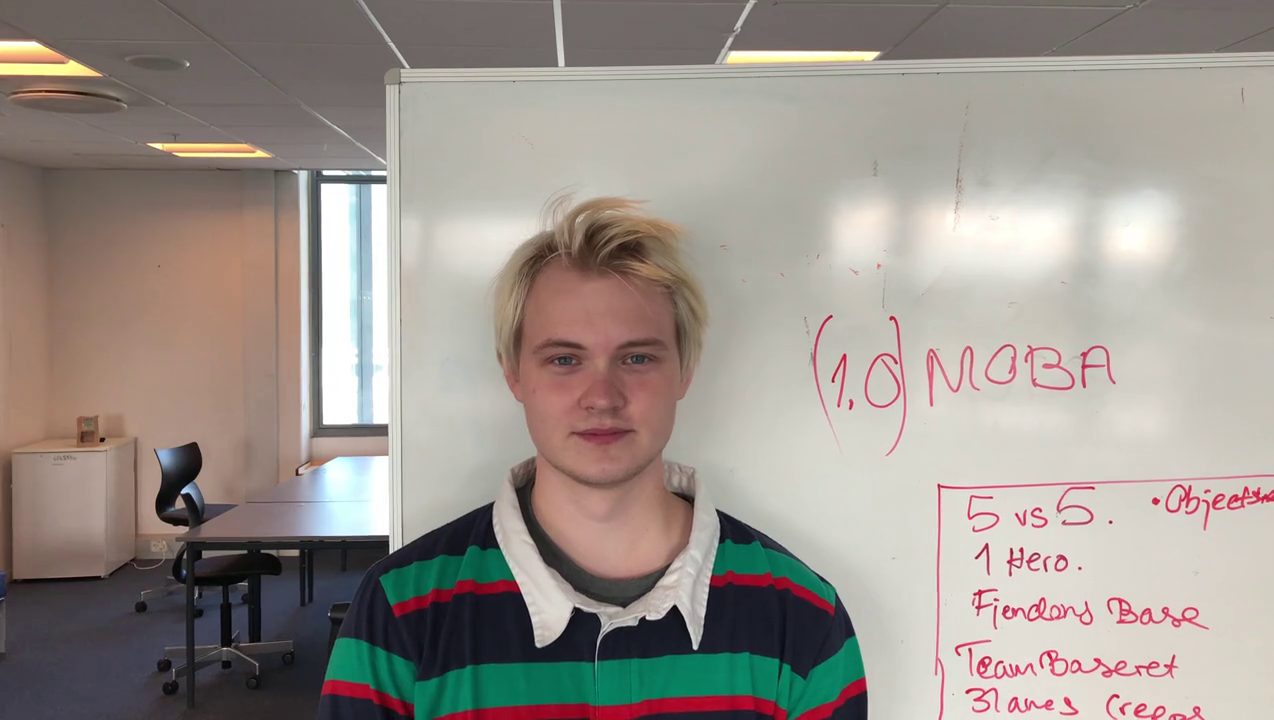
#> input picture frame 10 of data/HecceVid.mp4, 1274 x 720 px, given in place of video2.mp4, which was not available
$ python detect_eyes_video_2.py
#> lines starting #> are read from the running program, lines starting #| are printed output that depends on the picture; pictures that were not available may be replaced by others from this repository, and a replacement may not be noted
import numpy as np
import cv2 as cv

capture = cv.VideoCapture('data/vid/video2.mp4')

# Get user supplied values
cascPath = "haarcascade_frontalface_default.xml"

# Create the haar cascade
faceCascade = cv.CascadeClassifier(
    "data/cascades/haarcascade_frontalface_default.xml")

while(capture.isOpened()):
    label = 0
    ret, cap = capture.read()
#> cap is the input picture: shape (720, 1274, 3); mean B, G, R 141.2, 147.6, 155.7

    scale_percent = 60
    width = int(cap.shape[1] * scale_percent / 100)
#> width = 764
    height = int(cap.shape[0] * scale_percent / 100)
#> height = 432
    dim = (width, height)
#> dim = (764, 432)

    rezise = cv.resize(cap, dim, interpolation=cv.INTER_AREA)

    imageRezise = cv.rotate(rezise, cv.ROTATE_90_CLOCKWISE)
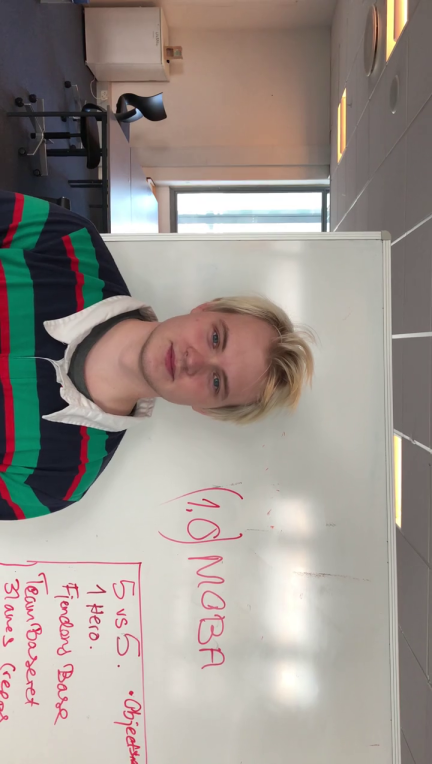
#> imageRezise: shape (764, 432, 3); mean B, G, R 141.2, 147.6, 155.7

    gray = cv.cvtColor(imageRezise, cv.COLOR_BGR2GRAY)
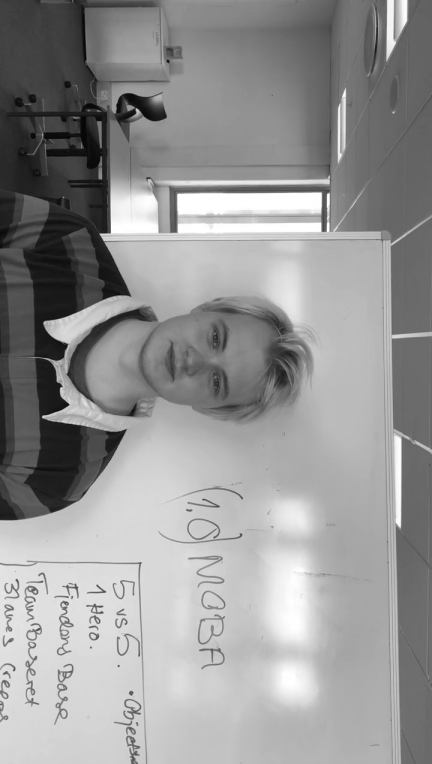
#> gray: shape (764, 432); min 4, max 255, mean 149.3
    image = cv.cvtColor(imageRezise, cv.COLOR_BGR2HSV)
#> image: shape (764, 432, 3); mean H, S, V 38, 43.9, 160.5

    height, width, channels = cap.shape
#> height = 720; width = 1274; channels = 3

    faces = faceCascade.detectMultiScale(
        gray,
        scaleFactor=1.1,
        minNeighbors=5,
        minSize=(30, 30)
    )
#> faces = [[30, 316, 88, 88]]

    for (x, y, w, h) in faces:
        for i in range(h):
            for j in range(w):
                if (image[i + y, j + x, 0] < 300 and image[i + y, j + x, 0] > 260 and image[i + y, j + x, 1] < 20 and image[i + y, j + x, 2] > 60):
                    image[i + y, j + x, :] = 255

        newImage = cv.cvtColor(image, cv.COLOR_HSV2BGR)
        cv.rectangle(newImage, (x, y), (x+w, y+h), (0, 255, 0), 2)
#> this loop made 1 pass
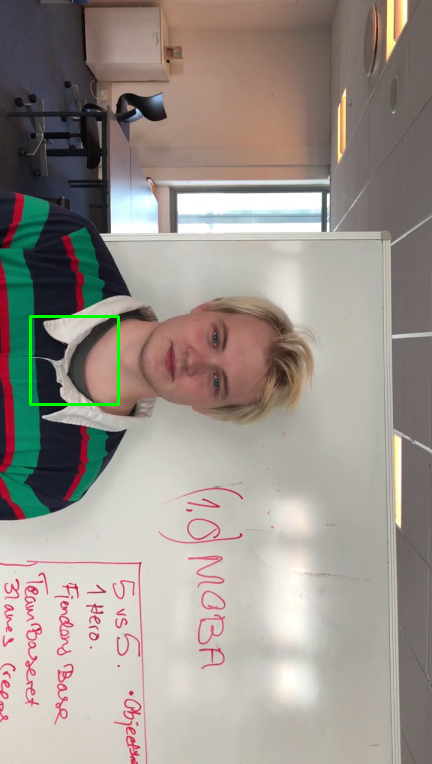
#> newImage: shape (764, 432, 3); mean B, G, R 140.4, 147.6, 155.3

    print("Found {0} faces!".format(len(faces)))
#| Found 1 faces!

    cv.imshow("Hector", newImage)
    if cv.waitKey(1) & 0xFF == ord('q'):
#> (key q is pressed here)
        break

$ run again, starting later in the video
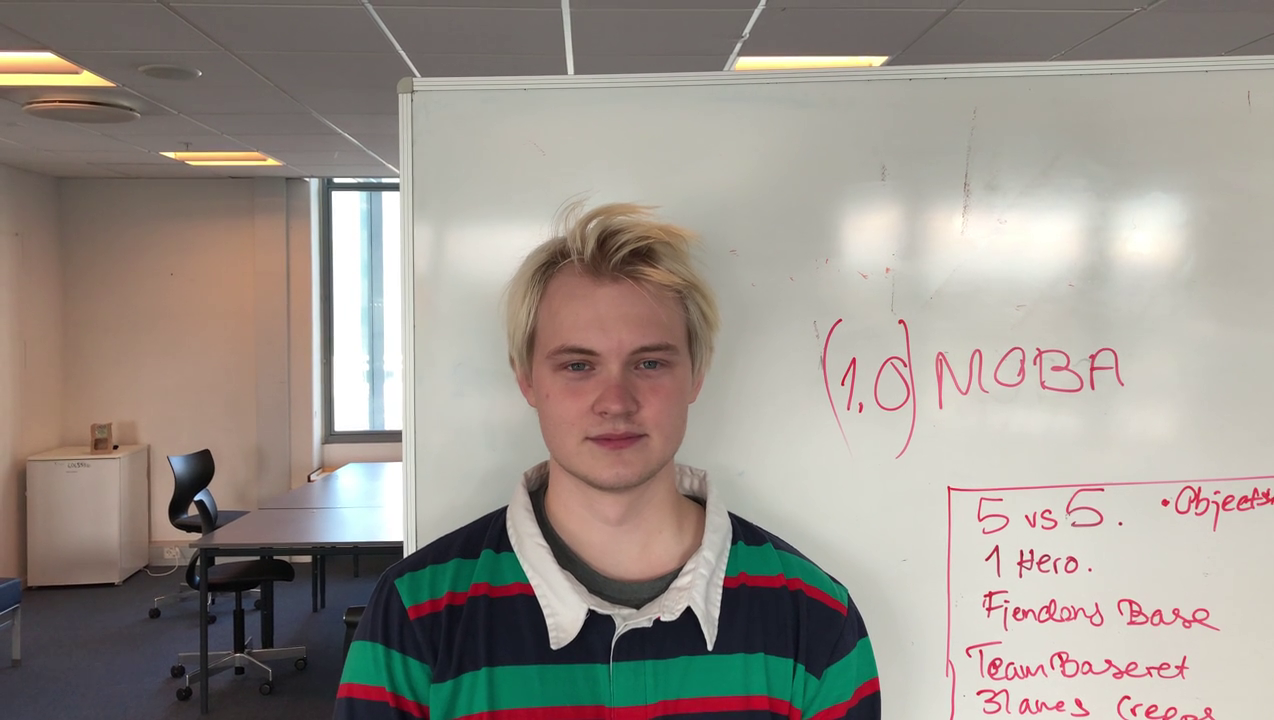
#> input picture frame 86 of data/HecceVid.mp4, 1274 x 720 px, given in place of video2.mp4, which was not available
#> cap is the input picture: shape (720, 1274, 3); mean B, G, R 140, 147.3, 154.7
#> `gray = cv.cvtColor(imageRezise, cv.COLOR_BGR2GRAY)`:
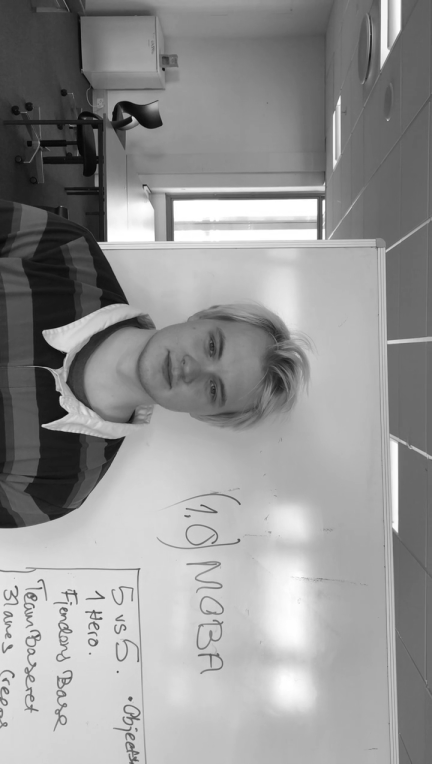
#> gray: shape (764, 432); min 4, max 255, mean 148.6
#> image: shape (764, 432, 3); mean H, S, V 38, 44, 159.4
#> faces = [[32, 329, 80, 80]]
#> the loop `for (x, y, w, h) in faces:` made 1 pass
#> after the loop `for (x, y, w, h) in faces:`:
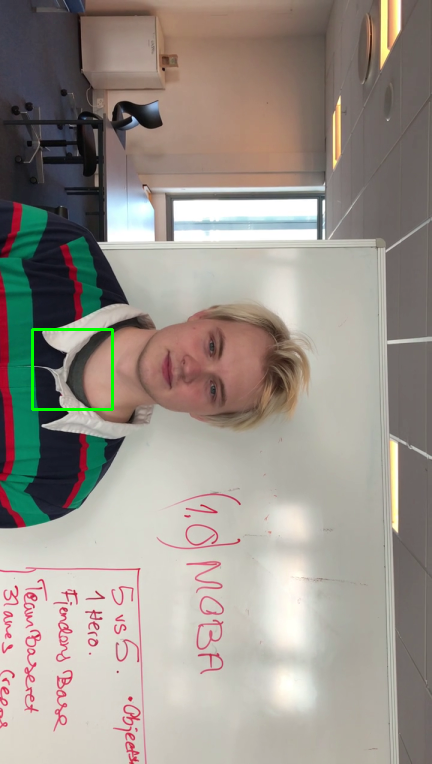
#> newImage: shape (764, 432, 3); mean B, G, R 139.2, 147.2, 154.3
#| Found 1 faces!
